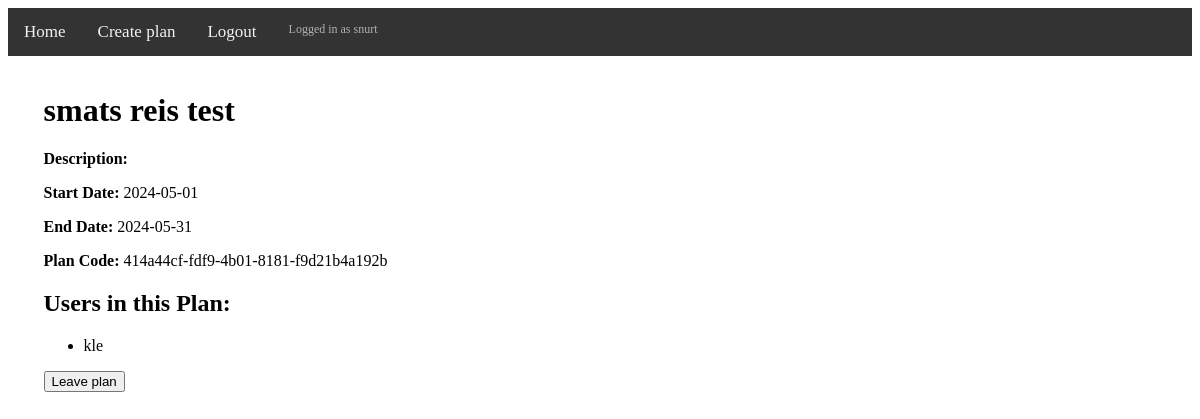
/plan/414a44cf-fdf9-4b01-8181-f9d21b4a192b/overview (signed in), run on the app's committed database.
### src/models.py (models this page shows, shortened)
class User(db.Model):
    id = db.Column(db.Integer, primary_key=True)
    username = db.Column(db.String(20), unique=True, nullable=False)
    password = db.Column(db.String(60), nullable=False)

class Plan(db.Model):
    id = db.Column(db.Integer, primary_key=True)
    name = db.Column(db.String(100), nullable=False)
    description = db.Column(db.Text)
    plan_code = db.Column(db.String(36), unique=True, nullable=False)
    start_date = db.Column(db.Date, nullable=False)
    end_date = db.Column(db.Date, nullable=False)
    owner_id = db.Column(db.Integer, db.ForeignKey('user.id'), nullable=False)
    owner = db.relationship('User', foreign_keys=[owner_id])
    users = db.relationship('User', secondary='plans_users', backref=db.backref('plans', lazy='dynamic'))

### src/app.py (the view, shortened to what this page needs)
@app.route('/plan/<plan_code>/overview', methods=['GET', 'POST'])
def view_plan(plan_code):
    plan = Plan.query.filter_by(plan_code=plan_code).first_or_404()
    user = User.query.filter_by(username=session['username']).first()
    return render_template('view_plan.html', plan=plan, viewer=user)

### templates/view_plan.html (shortened to what this page needs)
{% extends "base.html" %}
{% block content %}
    <h1>{{ plan.name }}</h1>
    <p><strong>Description:</strong> {{ plan.description }}</p>
    <p><strong>Start Date:</strong> {{ plan.start_date }}</p>
    <p><strong>End Date:</strong> {{ plan.end_date }}</p>
    <p><strong>Plan Code:</strong> {{ plan.plan_code }}</p>
    <h2>Users in this Plan:</h2>
    <ul>
        {% for user in plan.users %}
            <li>{{ user.username }}</li>
        {% endfor %}
    </ul>
    {% if viewer.id == plan.owner_id %}
        <button onclick="window.location.href = '/plan/{{ plan.plan_code }}/disband'" id="leave_button">Disband plan</button>
    {% else %}
        <button onclick="window.location.href = '/plan/{{ plan.plan_code }}/leave'" id="leave_button">Leave plan</button>
    {% endif %}
{% endblock %}

### templates/base.html (shortened to what this page needs)
<!DOCTYPE html>
<html>
    <head>
        <link rel="stylesheet" href="/static/style.css">
    </head>
    <div class="topnav">
        <a href="/home">Home</a>
        {% if session["logged_in"] %}
            <a href="/create_plan">Create plan</a>
            <a href="/logout">Logout</a>
            <div class="logged_in_user">Logged in as {{ session["username"] }}</div>
        {% else %}
            <a href="/login">Login</a>
            <a href="/register">Register</a>
        {% endif %}
    </div>
    <body>
        <div class="page_container">{% block content %}{% endblock %}</div>
    </body>
</html>

### static/style.css (style rules this page uses)
.page_container { margin-left: 3%; }
.topnav { background-color: #333; overflow: hidden; margin-bottom: 3%; }
.topnav a { float: left; color: #f2f2f2; text-align: center; padding: 14px 16px; text-decoration: none; font-size: 17px; }
.topnav .logged_in_user { float: left; color: #b1b1b1; text-align: center; padding: 14px 16px; text-decoration: none; font-size: 12px; }

### data on the page
User: username "snurt"
Plan: name "smats reis test", start_date "2024-05-01", end_date "2024-05-31", plan_code "414a44cf-fdf9-4b01-8181-f9d21b4a192b"
User: username "kle"
